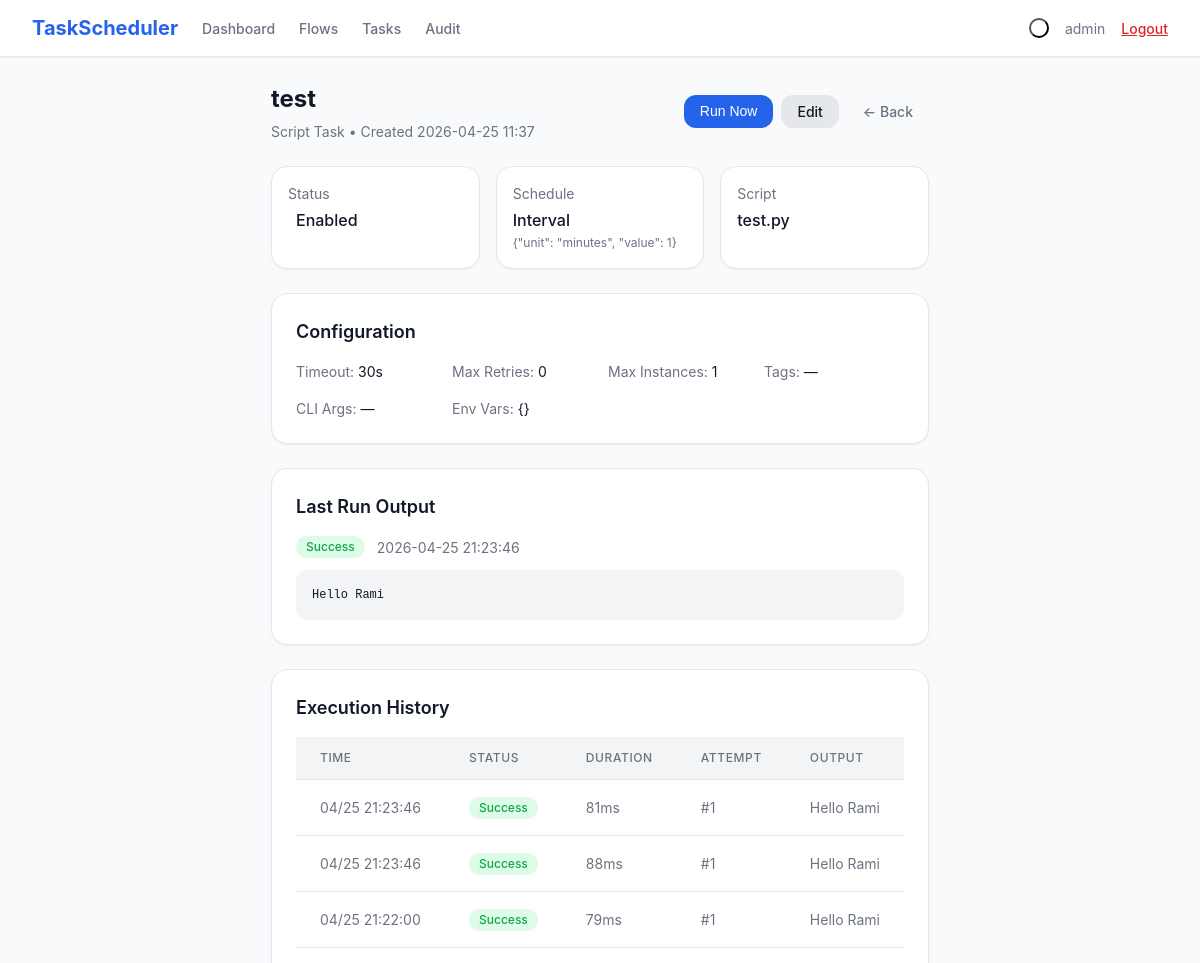
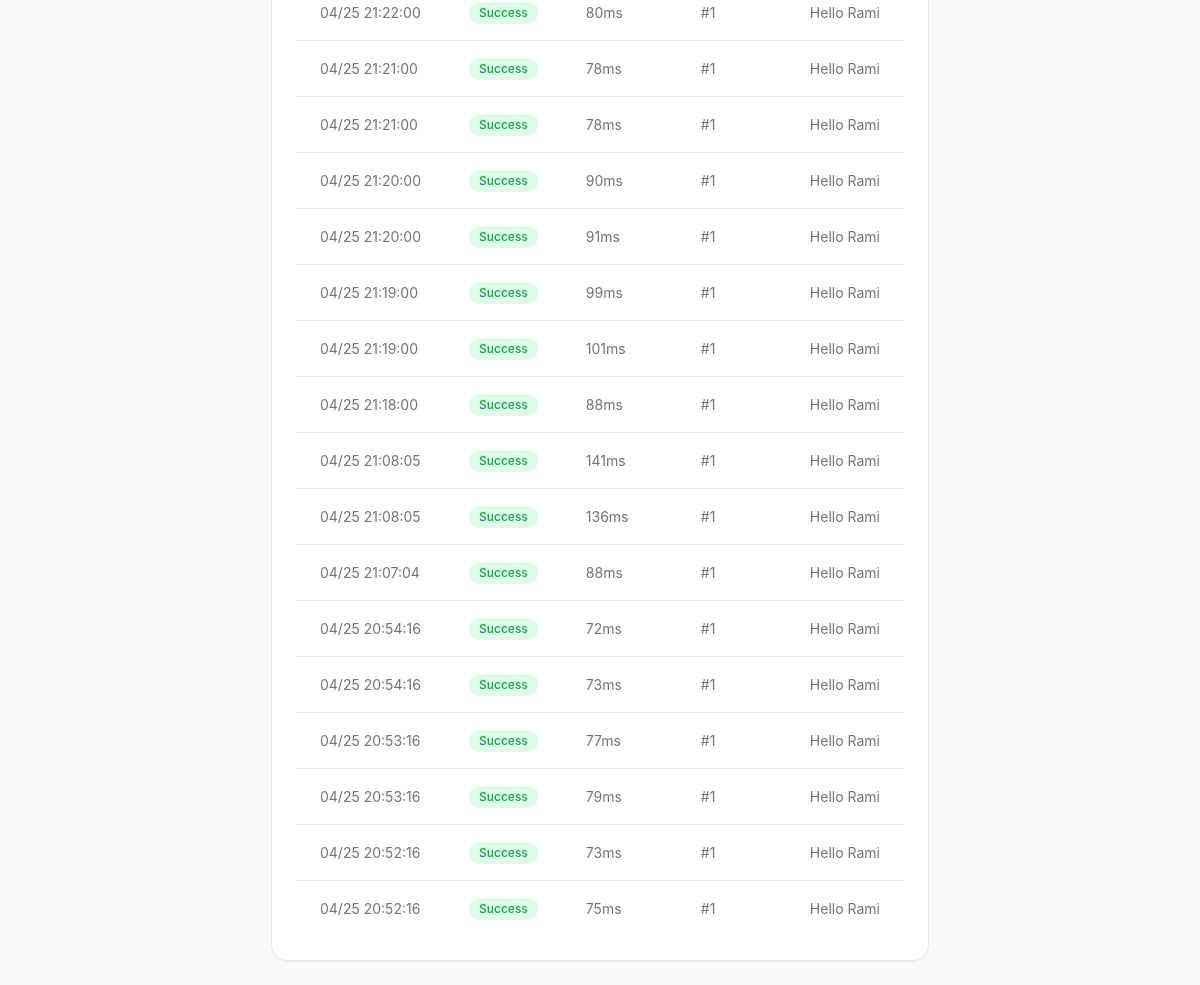
/task/2 (signed in), run on the app's committed database (2 pictures, top to bottom).
### models.py (models this page shows, shortened)
class Task(db.Model):
    __tablename__ = 'tasks'
    id = db.Column(db.Integer, primary_key=True)
    name = db.Column(db.String(200), nullable=False)
    script_path = db.Column(db.String(500), nullable=True)
    schedule_type = db.Column(db.String(50), nullable=False)
    schedule_config = db.Column(db.Text, default='{}')
    enabled = db.Column(db.Boolean, default=True)
    timeout_seconds = db.Column(db.Integer, default=30)
    env_vars = db.Column(db.Text, default='{}')
    cli_args = db.Column(db.Text, default='')
    tags = db.Column(db.String(500), default='')
    max_retries = db.Column(db.Integer, default=0)
    max_instances = db.Column(db.Integer, default=1)
    last_run_time = db.Column(db.DateTime, nullable=True)
    last_run_status = db.Column(db.String(20), nullable=True)
    last_run_output = db.Column(db.Text, nullable=True)
    next_run_time = db.Column(db.DateTime, nullable=True)
    created_at = db.Column(db.DateTime, default=datetime.utcnow)
    updated_at = db.Column(db.DateTime, default=datetime.utcnow, onupdate=datetime.utcnow)
    def get_schedule_config(self):
        return json.loads(self.schedule_config) if self.schedule_config else {}
    def get_env_vars(self):
        return json.loads(self.env_vars) if self.env_vars else {}

class ExecutionLog(db.Model):
    __tablename__ = 'execution_logs'
    id = db.Column(db.Integer, primary_key=True)
    task_id = db.Column(db.Integer, db.ForeignKey('tasks.id'), nullable=True)
    flow_id = db.Column(db.Integer, db.ForeignKey('flows.id'), nullable=True)
    run_time = db.Column(db.DateTime, default=datetime.utcnow)
    status = db.Column(db.String(20), nullable=False)
    output = db.Column(db.Text, nullable=True)
    duration_ms = db.Column(db.Integer, nullable=True)
    attempt_number = db.Column(db.Integer, default=1)
    created_at = db.Column(db.DateTime, default=datetime.utcnow)

### app.py (the view)
@app.route('/task/<int:id>')
@login_required
def task_detail(id):
    task = Task.query.get_or_404(id)
    logs = ExecutionLog.query.filter_by(task_id=id).order_by(ExecutionLog.run_time.desc()).limit(20).all()
    return render_template('task_detail.html', task=task, logs=logs)

### app.py (called while the page is built)
def login_required(f):
    @wraps(f)
    def decorated_function(*args, **kwargs):
        if 'user_id' not in session:
            if request.is_json or request.path.startswith('/api/'):
                return jsonify({'error': 'Unauthorized'}), 401
            return redirect(url_for('login'))
        return f(*args, **kwargs)
    return decorated_function

### templates/task_detail.html (shortened to what this page needs)
{% extends "base.html" %}
{% block content %}
<div class="max-w-5xl mx-auto space-y-6">
    <div class="flex items-center justify-between">
        <div>
            <h1 class="text-2xl font-bold text-body">{{ task.name }}</h1>
            <p class="text-sm text-muted mt-1">Script Task &bull; Created {{ task.created_at.strftime('%Y-%m-%d %H:%M') }}</p>
        </div>
        <div class="flex gap-2">
            <form method="POST" action="{{ url_for('task_run', id=task.id) }}" class="inline">
                <button type="submit" class="btn btn-primary">Run Now</button>
            </form>
            <a href="{{ url_for('task_edit', id=task.id) }}" class="btn btn-secondary">Edit</a>
            <a href="{{ url_for('tasks_list') }}" class="btn btn-ghost">&larr; Back</a>
        </div>
    </div>
    <div class="grid grid-2 md-grid-3 gap-4">
        <div class="card p-4">
            <div class="text-sm text-muted">Status</div>
            <div class="flex items-center gap-2 mt-1">
                <span class="font-medium text-body">{{ 'Enabled' if task.enabled else 'Disabled' }}</span>
            </div>
        </div>
        <div class="card p-4">
            <div class="text-sm text-muted">Schedule</div>
            <div class="font-medium text-body mt-1">{{ task.schedule_type|title }}</div>
            <div class="text-xs text-muted mt-0-5">{{ task.get_schedule_config()|tojson }}</div>
        </div>
        <div class="card p-4">
            <div class="text-sm text-muted">Script</div>
            <div class="font-medium text-body mt-1">{{ task.script_path or 'No script' }}</div>
        </div>
    </div>
    <div class="card p-6">
        <h3 class="text-lg font-semibold text-body mb-4">Configuration</h3>
        <div class="grid grid-2 md-grid-4 gap-4 text-sm">
            <div><span class="text-muted">Timeout:</span> <span class="text-body">{{ task.timeout_seconds }}s</span></div>
            <div><span class="text-muted">Max Retries:</span> <span class="text-body">{{ task.max_retries }}</span></div>
            <div><span class="text-muted">Max Instances:</span> <span class="text-body">{{ task.max_instances }}</span></div>
            <div><span class="text-muted">Tags:</span> <span class="text-body">{{ task.tags or '—' }}</span></div>
            <div><span class="text-muted">CLI Args:</span> <span class="text-body">{{ task.cli_args or '—' }}</span></div>
            <div class="col-span-2"><span class="text-muted">Env Vars:</span> <span class="text-body">{{ task.get_env_vars()|tojson }}</span></div>
        </div>
    </div>
    {% if task.last_run_output %}
    <div class="card p-6">
        <h3 class="text-lg font-semibold text-body mb-4">Last Run Output</h3>
        <div class="flex items-center gap-3 mb-3">
            <span class="badge {% if task.last_run_status == 'success' %}badge-green{% else %}badge-red{% endif %}">{{ task.last_run_status|title }}</span>
            <span class="text-sm text-muted">{{ task.last_run_time.strftime('%Y-%m-%d %H:%M:%S') if task.last_run_time }}</span>
        </div>
        <pre class="bg-gray-100 dark:bg-gray-900 p-4 rounded-lg text-xs font-mono text-body overflow-auto max-h-96">{{ task.last_run_output }}</pre>
    </div>
    {% endif %}
    <div class="card p-6">
        <h3 class="text-lg font-semibold text-body mb-4">Execution History</h3>
        {% if logs %}
        <div class="table-wrap">
            <table>
                <thead><tr><th>Time</th><th>Status</th><th>Duration</th><th>Attempt</th><th>Output</th></tr></thead>
                <tbody>
                    {% for log in logs %}
                    <tr>
                        <td class="text-muted whitespace-nowrap">{{ log.run_time.strftime('%m/%d %H:%M:%S') }}</td>
                        <td><span class="badge {% if log.status == 'success' %}badge-green{% else %}badge-red{% endif %}">{{ log.status|title }}</span></td>
                        <td class="text-muted">{{ log.duration_ms }}ms</td>
                        <td class="text-muted">#{{ log.attempt_number }}</td>
                        <td class="text-muted max-w-md truncate">{{ log.output or '—' }}</td>
                    </tr>
                    {% endfor %}
                </tbody>
            </table>
        </div>
        {% else %}
        <p class="text-light text-sm">No execution history yet.</p>
        {% endif %}
    </div>
</div>
{% endblock %}

### static/css/style.css (style rules this page uses)
:root { --bg-body: #f9fafb; --bg-card: #ffffff; --bg-nav: #ffffff; --bg-sidebar: #f3f4f6; --bg-input: #ffffff; --bg-code: #f3f4f6; --bg-hover: #f9fafb; --bg-badge-green: #dcfce7; --bg-badge-red: #fee2e2; --bg-badge-blue: #dbeafe; --bg-badge-amber: #fef3c7; --bg-badge-purple: #f3e8ff; --bg-badge-gray: #f3f4f6; --bg-primary-50: #eff6ff; --bg-primary-100: #dbeafe; --bg-primary-600: #2563eb; --bg-primary-700: #1d4ed8; --bg-green-600: #16a34a; --bg-green-700: #15803d; --bg-gray-100: #f3f4f6; --bg-gray-200: #e5e7eb; --bg-gray-600: #4b5563; --bg-gray-700: #374151; --bg-gray-800: #1f2937; --bg-gray-900: #111827; --bg-red-100: #fee2e2; --bg-red-500: #ef4444; --bg-red-600: #dc2626; --text-body: #111827; --text-muted: #6b7280; --text-light: #9ca3af; --text-primary: #2563eb; --text-green: #16a34a; --text-red: #dc2626; --text-purple: #9333ea; --text-amber: #92400e; --text-blue: #1e40af; --border-color: #e5e7eb; --border-dark: #d1d5db; --shadow-sm: 0 1px 2px 0 rgba(0,0,0,0.05); --shadow: 0 1px 3px 0 rgba(0,0,0,0.1), 0 1px 2px -1px rgba(0,0,0,0.1); --shadow-lg: 0 10px 15px -3px rgba(0,0,0,0.1), 0 4px 6px -4px rgba(0,0,0,0.1); --shadow-xl: 0 20px 25px -5px rgba(0,0,0,0.1), 0 8px 10px -6px rgba(0,0,0,0.1); --radius-sm: 0.375rem; --radius: 0.5rem; --radius-lg: 0.75rem; --radius-xl: 1rem; --radius-full: 9999px; }
* { box-sizing: border-box; margin: 0; padding: 0; }
html, body { height: 100%; }
body { font-family: -apple-system, BlinkMacSystemFont, 'Segoe UI', Roboto, sans-serif; background: var(--bg-body); color: var(--text-body); line-height: 1.5; -webkit-font-smoothing: antialiased; }
.page { min-height: 100vh; display: flex; flex-direction: column; }
.flex { display: flex; }
.items-center { align-items: center; }
.justify-between { justify-content: space-between; }
.gap-2 { gap: 0.5rem; }
.gap-3 { gap: 0.75rem; }
.gap-4 { gap: 1rem; }
.grid { display: grid; }
.grid-2 { grid-template-columns: repeat(2, 1fr); }
@media (min-width: 768px) { .md-grid-3 { grid-template-columns: repeat(3, 1fr); } }
@media (min-width: 768px) { .md-grid-4 { grid-template-columns: repeat(4, 1fr); } }
.mb-3 { margin-bottom: 0.75rem; }
.mb-4 { margin-bottom: 1rem; }
.mt-0-5 { margin-top: 0.125rem; }
.mt-1 { margin-top: 0.25rem; }
.mx-auto { margin-left: auto; margin-right: auto; }
.p-4 { padding: 1rem; }
.p-6 { padding: 1.5rem; }
.space-y-6 > * + * { margin-top: 1.5rem; }
.text-xs { font-size: 0.75rem; }
.text-sm { font-size: 0.875rem; }
.text-lg { font-size: 1.125rem; }
.text-2xl { font-size: 1.5rem; }
.font-medium { font-weight: 500; }
.font-semibold { font-weight: 600; }
.font-bold { font-weight: 700; }
.whitespace-nowrap { white-space: nowrap; }
.truncate { overflow: hidden; text-overflow: ellipsis; white-space: nowrap; }
.font-mono { font-family: ui-monospace, SFMono-Regular, Menlo, Monaco, Consolas, monospace; }
.text-body { color: var(--text-body); }
.text-muted { color: var(--text-muted); }
.bg-gray-100 { background: var(--bg-gray-100); }
.card { background: var(--bg-card); border-radius: var(--radius-xl); box-shadow: var(--shadow-sm); border: 1px solid var(--border-color); }
.btn { display: inline-flex; align-items: center; justify-content: center; gap: 0.5rem; padding: 0.5rem 1rem; border-radius: var(--radius-lg); font-size: 0.875rem; font-weight: 500; border: none; cursor: pointer; text-decoration: none; transition: all 0.15s; line-height: 1.25; }
.btn-primary { background: var(--bg-primary-600); color: #fff; }
.btn-secondary { background: var(--bg-gray-200); color: var(--text-body); }
.btn-ghost { background: transparent; color: var(--text-muted); }
.table-wrap { overflow-x: auto; }
table { width: 100%; border-collapse: collapse; font-size: 0.875rem; }
thead { background: var(--bg-gray-100); }
th { padding: 0.75rem 1.5rem; text-align: left; font-size: 0.75rem; font-weight: 500; text-transform: uppercase; letter-spacing: 0.05em; color: var(--text-muted); }
td { padding: 1rem 1.5rem; border-top: 1px solid var(--border-color); }
.badge { display: inline-flex; align-items: center; padding: 0.125rem 0.625rem; border-radius: var(--radius-full); font-size: 0.75rem; font-weight: 500; }
.badge-green { background: var(--bg-badge-green); color: var(--text-green); }
.inline { display: inline; }
.rounded-lg { border-radius: var(--radius-lg); }
.overflow-auto { overflow: auto; }
.max-w-md { max-width: 28rem; }
.max-w-5xl { max-width: 64rem; }
.max-h-96 { max-height: 24rem; }
.md-grid-3 { grid-template-columns: 1fr; }
.md-grid-4 { grid-template-columns: 1fr; }

### data on the page
Task: name "test", created_at "2026-04-25 11:37", enabled "Enabled", schedule_type "Interval", get_schedule_config|tojson "{\"unit\": \"minutes\", \"value\": 1}", script_path "test.py", timeout_seconds "30", max_retries "0", max_instances "1", tags "—", cli_args "—", get_env_vars|tojson "{}", last_run_status "Success", last_run_time "2026-04-25 21:23:46", last_run_output "Hello Rami"
ExecutionLog: run_time "04/25 21:23:46", status "Success", duration_ms "81", attempt_number "1", output "Hello Rami"
ExecutionLog: run_time "04/25 21:23:46", status "Success", duration_ms "88", attempt_number "1", output "Hello Rami"
ExecutionLog: run_time "04/25 21:22:00", status "Success", duration_ms "79", attempt_number "1", output "Hello Rami"
ExecutionLog: run_time "04/25 21:22:00", status "Success", duration_ms "80", attempt_number "1", output "Hello Rami"
ExecutionLog: run_time "04/25 21:21:00", status "Success", duration_ms "78", attempt_number "1", output "Hello Rami"
ExecutionLog: run_time "04/25 21:21:00", status "Success", duration_ms "78", attempt_number "1", output "Hello Rami"
ExecutionLog: run_time "04/25 21:20:00", status "Success", duration_ms "90", attempt_number "1", output "Hello Rami"
ExecutionLog: run_time "04/25 21:20:00", status "Success", duration_ms "91", attempt_number "1", output "Hello Rami"
ExecutionLog: run_time "04/25 21:19:00", status "Success", duration_ms "99", attempt_number "1", output "Hello Rami"
ExecutionLog: run_time "04/25 21:19:00", status "Success", duration_ms "101", attempt_number "1", output "Hello Rami"
ExecutionLog: run_time "04/25 21:18:00", status "Success", duration_ms "88", attempt_number "1", output "Hello Rami"
ExecutionLog: run_time "04/25 21:08:05", status "Success", duration_ms "141", attempt_number "1", output "Hello Rami"
ExecutionLog: run_time "04/25 21:08:05", status "Success", duration_ms "136", attempt_number "1", output "Hello Rami"
ExecutionLog: run_time "04/25 21:07:04", status "Success", duration_ms "88", attempt_number "1", output "Hello Rami"
ExecutionLog: run_time "04/25 20:54:16", status "Success", duration_ms "72", attempt_number "1", output "Hello Rami"
ExecutionLog: run_time "04/25 20:54:16", status "Success", duration_ms "73", attempt_number "1", output "Hello Rami"
ExecutionLog: run_time "04/25 20:53:16", status "Success", duration_ms "77", attempt_number "1", output "Hello Rami"
ExecutionLog: run_time "04/25 20:53:16", status "Success", duration_ms "79", attempt_number "1", output "Hello Rami"
ExecutionLog: run_time "04/25 20:52:16", status "Success", duration_ms "73", attempt_number "1", output "Hello Rami"
ExecutionLog: run_time "04/25 20:52:16", status "Success", duration_ms "75", attempt_number "1", output "Hello Rami"

### other printed values
{{ session.username }} "admin"
